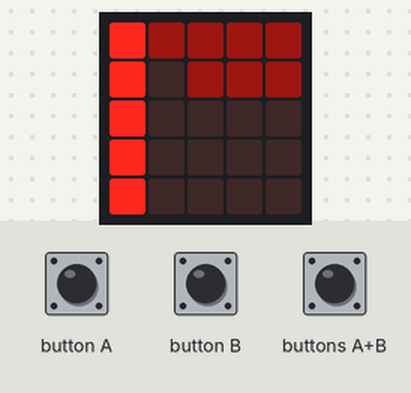
The program below on a simulated BBC micro:bit (MakeCode). Shown: the board's 5×5 LED display. The inputs (shaded band) are chosen by the test bench. Dim RGB values are drawn brighter than linear.

Above: at 1.25 s.
1.3 s: button A pressed for 0.15 s
At 1.9 s:
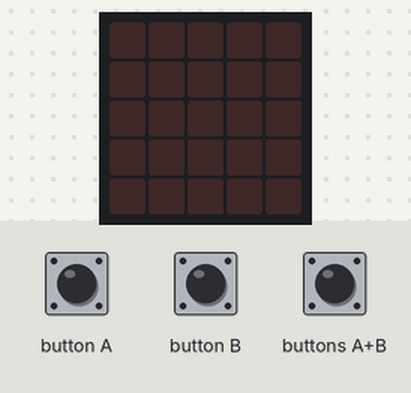
2.9 s: button B pressed for 0.15 s
At 3.15 s:
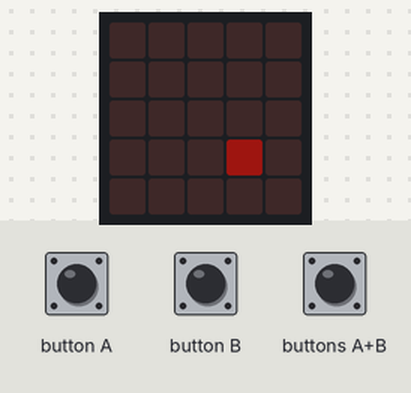
3.6 s: buttons A+B pressed for 0.15 s
At 4.05 s:
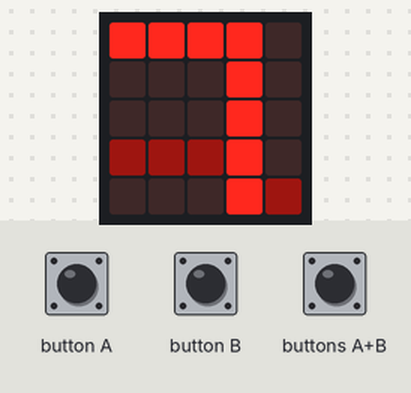
4.3 s: button B pressed for 0.15 s
At 4.8 s:
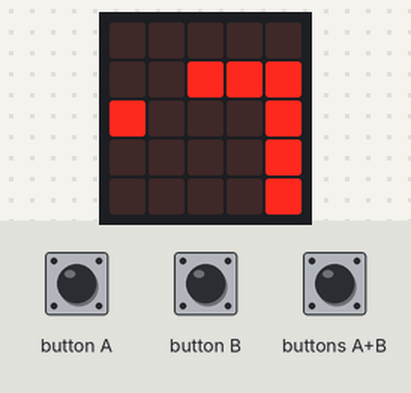
5.0 s: button B pressed for 0.15 s
At 5.5 s:
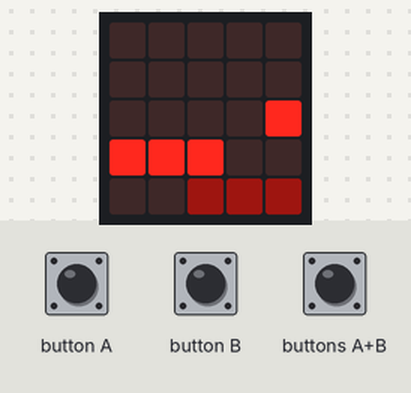
5.7 s: button B pressed for 0.15 s
At 7.75 s:
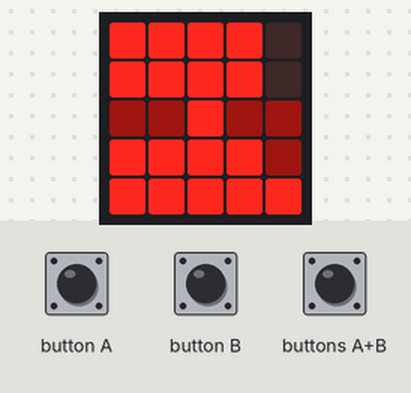

Measured:
- after the input at 1.3 s, the display: first differs from a run without the input after 0.15 s (image 1)
- after the input at 2.9 s, the display: changes after 0.20 s (image 2)
- after the input at 3.6 s, the display: first differs from a run without the input after 0.15 s (image 3 shows a later state)
- after the input at 4.3 s, the display: first differs from a run without the input after 0.15 s (image 4 shows a later state)
- after the input at 5.0 s, the display: first differs from a run without the input after 0.15 s (image 5 shows a later state)
- after the input at 5.7 s, the display: first differs from a run without the input after 0.15 s (image 6 shows a later state)
- what the display in image 6 shows lasts 0.4 s, from 7.6 s to 8.0 s

The program:

main.ts
```typescript
input.onButtonPressed(Button.A, function () {
    basic.clearScreen()
    led.setBrightness(0)
})
input.onButtonPressed(Button.AB, function () {
    for (let Y = 0; Y <= 4; Y++) {
        for (let X = 0; X <= 4; X++) {
            led.plot(X, Y)
            basic.pause(100)
        }
    }
    for (let Y = 0; Y <= 4; Y++) {
        for (let X = 0; X <= 4; X++) {
            led.plotBrightness(Y, 4 - X, 255)
            basic.pause(100)
        }
    }
})
input.onButtonPressed(Button.B, function () {
    basic.clearScreen()
    led.setBrightness(255)
})
basic.forever(function () {
    for (let Y = 0; Y <= 4; Y++) {
        for (let X = 0; X <= 4; X++) {
            led.plotBrightness(4 - X, Y, 30)
            basic.pause(100)
        }
        for (let X = 0; X <= 4; X++) {
            led.plot(Y, 4 - X)
            basic.pause(100)
        }
    }
    for (let Y = 0; Y <= 4; Y++) {
        for (let X = 0; X <= 4; X++) {
            led.plotBrightness(X, 4 - Y, 30)
            basic.pause(100)
        }
        for (let X = 0; X <= 4; X++) {
            led.plot(4 - Y, X)
            basic.pause(100)
        }
    }
    for (let Y = 0; Y <= 4; Y++) {
        for (let X = 0; X <= 4; X++) {
            led.plotBrightness(4 - Y, X, 30)
            basic.pause(100)
        }
        for (let X = 0; X <= 4; X++) {
            led.plot(X, 4 - Y)
            basic.pause(100)
        }
    }
    for (let Y = 0; Y <= 4; Y++) {
        for (let X = 0; X <= 4; X++) {
            led.plotBrightness(Y, 4 - X, 30)
            basic.pause(100)
        }
        for (let X = 0; X <= 4; X++) {
            led.plot(4 - X, Y)
            basic.pause(100)
        }
    }
})
```

test.ts
```typescript
// 在這裡測試；當此封包作為擴充功能時，將不會編譯此內容。
```
